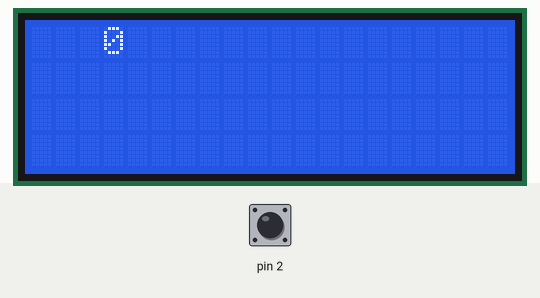
Recording of a sketch running on a simulated Arduino Uno, built with avr-gcc and run on an emulated ATmega328P. Shown: 20×4 character LCD. Inputs (shaded band) come from the test bench; at power-on: pin 2 HIGH. What the sketch prints to the serial monitor is not drawn.

Above: at 1.2 s.
1.3 s: pin 2 pulled LOW for 0.15 s
At 2.5 s:
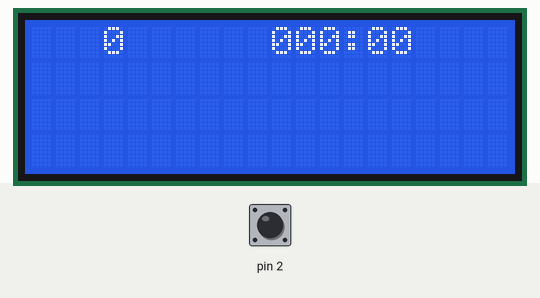
2.9 s: pin 2 pulled LOW for 1 s
At 3.8 s:
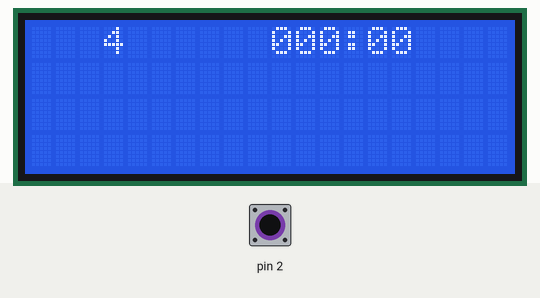
5.4 s: pin 2 pulled LOW for 0.15 s
At 5.8 s:
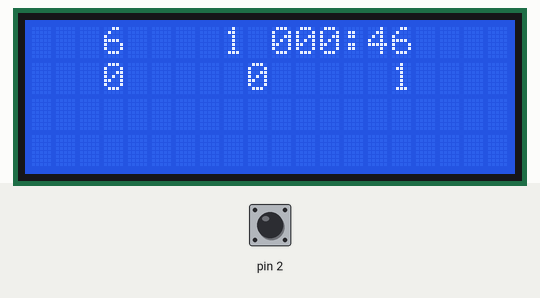
7.0 s: pin 2 pulled LOW for 1 s
At 7.7 s:
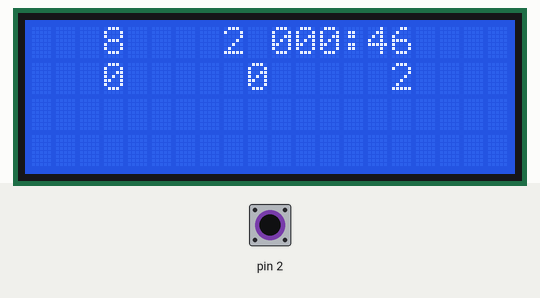
9.5 s: pin 2 pulled LOW for 3.2 s
At 10.8 s:
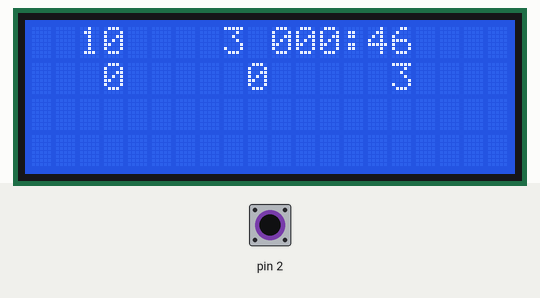
Timing chart, 0 to 12.5 s (numbered marks = the images above; inputs shaded):
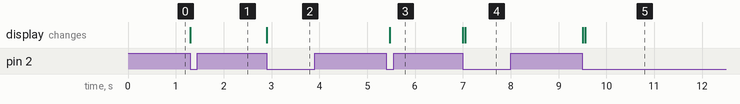

The sketch:

stairclimber.ino
```cpp
#include <LiquidCrystal.h>

const int queueSize = 32;
const double timeCorrection = 1 - 2.0D / (3 * 360); // correct 10 secs per hour

class Queue {
  public:
  unsigned long *buf;
  unsigned int startq = 0, endq = 0, countq = 0, qsize = 0;
  Queue(int qsize){
    this -> qsize = qsize ;
    startq = countq = qsize = 0;
    endq = qsize-1;
    buf = (unsigned long *)malloc(qsize*(sizeof(unsigned long)));
  }
  void push(unsigned long element) {
    endq = (endq + 1) % qsize;
    buf[endq] = element;
    if(countq == qsize)
      startq = (startq+1) % qsize;
    else
      countq++;
  }
  unsigned long sizeq(void) {
    return countq;
  }
  unsigned long getStart() {
    if(countq == 0) return 0L;
    return buf[startq];
  }
  unsigned long getEnd() {
    if(countq == 0) return 0L;
    return buf[endq];
  }
  unsigned long timeSpan(void) {
    if(countq == 0) return 0L;
    return buf[endq] - buf[startq];
  }
};

Queue queue(queueSize);

LiquidCrystal lcd(12, 11, 5, 4, 3, 6);

unsigned long lastSerialUpdate = 0;
int sensorStatus = 0;
int started = 0;
int paused = 0;
unsigned long steps = 0;
unsigned long startedMillis = 0;
unsigned long pausedMillis = 0;
unsigned long pauseStart = 0;
unsigned long pauseEnd = 0;
double weight = 107.0d;

void serialUpdate(String s1, String s2) {
  if(millis() - lastSerialUpdate < 5000) return;
  Serial.print(s1);
  Serial.println(s2);
}

double calories(double weight, int stepIntervals) {
  double g = 9.81d;                // meters per second squared
  double muscleEfficiency = 0.2d;  // muscle's work effected (in calories) vs calories burned ratio
  double stepHeight = 2 * 0.27d;   // device's step height in meters * 2 steps per rotation
  double joulesToCalories = 4.184d * 1000;  // We want kcal, or otherwise known as "Calories"
  return weight * g * stepHeight * stepIntervals / (muscleEfficiency * joulesToCalories);
}

double avgCalories(double weight, int stepIntervals, unsigned long t) {
  double timeElapsed = ((double)t) / 1000 ;
  double timeElapsedInHours = timeElapsed / 3600 ;
  return calories(weight, stepIntervals) / timeElapsedInHours ;
}

double avgInstCalories(double weight, Queue q) {
  unsigned long timeElapsed = (unsigned long)((q.getEnd() - q.getStart()) * timeCorrection) ;
  return avgCalories(weight, q.sizeq() - 1, timeElapsed);
}

void isr(void) {
  if (paused) {
    pauseEnd = millis();
    pausedMillis += pauseEnd - pauseStart;
  }
  paused = 0;
  if (queue.sizeq() > 0 && millis() - queue.getEnd() < 50) return;
  sensorStatus = ! digitalRead(2);
  if (sensorStatus) {
    Serial.println("Sensor activated.");
  } else {
    Serial.println("Sensor deactivated.");
  }
  if(sensorStatus && ! paused) {
    if(! started) startedMillis = millis();
    started = 1;
    queue.push(millis());
    steps++;
  }
}

void setup() {
  pinMode(2, INPUT_PULLUP);
  attachInterrupt(digitalPinToInterrupt(2), isr, CHANGE);
  Serial.begin(9600);
  lcd.begin(20, 4);
  Serial.println("Stairclimber calorie counter running...");
}

void printSteps() {
  char s[100];
  lcd.setCursor(0,0);
  sprintf(s, "%4d", 2 * steps);
  lcd.print(s);
  serialUpdate("Steps: ", s);
}

void printTime() {
  char s[100];
  double  totalTimeElapsed = millis() - (double)startedMillis - pausedMillis;
  totalTimeElapsed *= timeCorrection;
  unsigned int minutes = (unsigned int)(totalTimeElapsed / (60L * 1000));
  unsigned int seconds = (unsigned long)totalTimeElapsed % (60L * 1000) / 1000;
  lcd.setCursor(10,0);
  sprintf(s, "%03u:%02u", minutes, seconds);
  lcd.print(s);
  serialUpdate("Time: ", s);
}

double printTotalCalories() {
  char s[100];
  lcd.setCursor(5,0);
  double totalCalories = calories(weight, steps - 1);
  dtostrf(totalCalories, 4, 0, s);
  lcd.print(s);
  serialUpdate("Total calories: ", s);
  return totalCalories;
}

void printAvgCalories() {
  char s[100];
  unsigned long timeElapsed = queue.getEnd() - startedMillis - pausedMillis;
  timeElapsed = (unsigned long)(timeElapsed * timeCorrection);
  lcd.setCursor(0,1);
  dtostrf(avgCalories(weight, steps - 1, timeElapsed), 4, 0, s);
  serialUpdate("Avg calories per hour: ", s);
  lcd.print(s);
}

double printInstCalories() {
  char s[100];
  lcd.setCursor(6,1);
  double instCalories = avgInstCalories(weight, queue);
  dtostrf(instCalories, 4, 0, s);
  lcd.print(s);
  serialUpdate("Instant calories per hour: ", s);
  return instCalories;
}

void printProjectedCaloriesAt30minMultiple(double totalCalories, double instCalories) {
  char s[100];
  unsigned long timeElapsed = queue.getEnd() - startedMillis - pausedMillis;
  unsigned long halfHour = 30L * 60 * 1000 ;
  timeElapsed *= timeCorrection;
  unsigned long timeRemaining = (timeElapsed / halfHour + 1) * halfHour - timeElapsed;
  double projectedCals = totalCalories + instCalories * timeRemaining / (3600L * 1000) ;
  lcd.setCursor(12, 1);
  dtostrf(projectedCals, 4, 0, s);
  lcd.print(s);
  serialUpdate("Projected calories at next 30min boundary: ", s);
}

void loop() {
  if (millis() - queue.getEnd() > 5000) {
    if (! paused) pauseStart = millis();
    paused = 1 ;
    return ;
  }
  printSteps();

  if (started && ! paused) {
    printTime();
  }

  if(queue.sizeq() > 2) {
    double totalCalories = printTotalCalories();
    printAvgCalories();
    double instCalories = printInstCalories();
    printProjectedCaloriesAt30minMultiple(totalCalories, instCalories);
  }
}
```

Measured:
- after the input at 1.3 s, the display: changes at once (image 1)
- after the input at 2.9 s, the display: changes at once (image 2)
- after the input at 5.4 s, the display: changes after 0.07 s (image 3)
- after the input at 7.0 s, the display: first changes at once (image 4 shows a later state)
- after the input at 9.5 s, the display: first changes at once (image 5 shows a later state)
